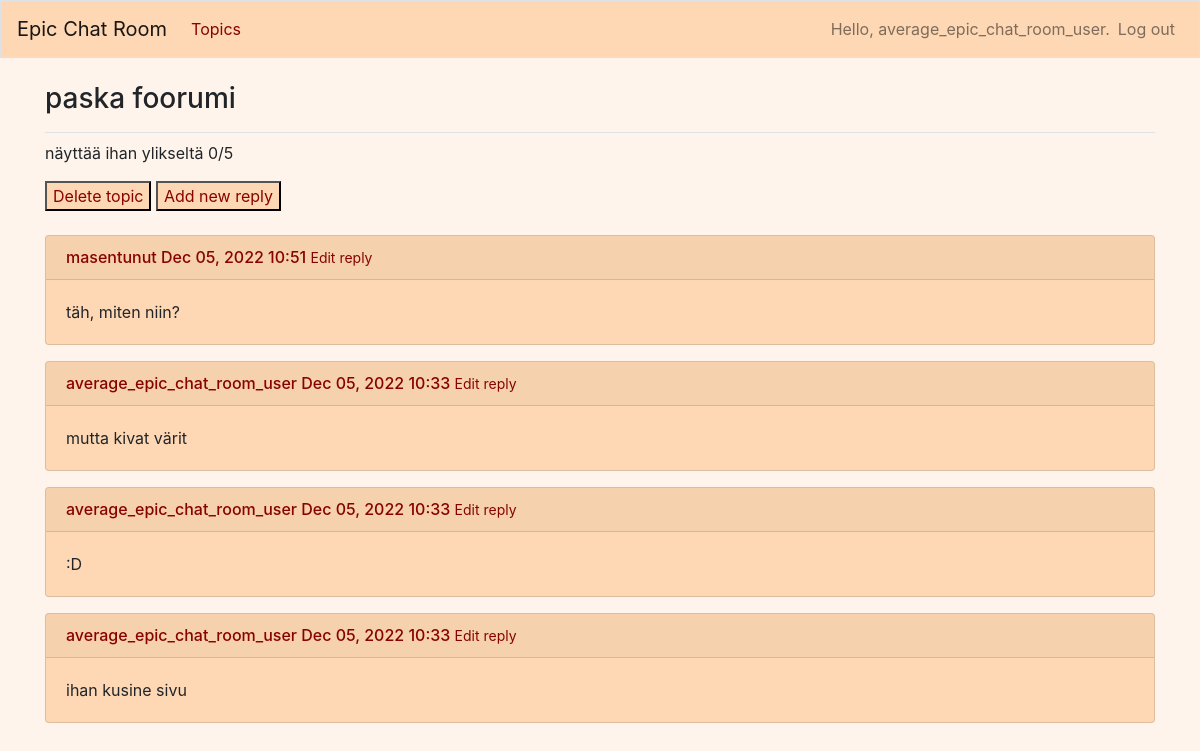
The app's page /topics/6/ (signed in) with its own data.
### epic_chat_room/models.py (models this page shows)
class Topic(models.Model):
    title = models.CharField(max_length=200)
    text = models.TextField()
    date_added = models.DateTimeField(auto_now_add=True)
    date_modified = models.DateTimeField(auto_now=True)
    owner = models.ForeignKey(User, on_delete=models.CASCADE)
    def __str__(self):
        return f"{self.title}"

class Reply(models.Model):
    topic = models.ForeignKey(Topic, on_delete=models.CASCADE)
    text = models.TextField()
    date_added = models.DateTimeField(auto_now_add=True)
    owner = models.ForeignKey(User, on_delete=models.CASCADE)
    class Meta:
        verbose_name_plural = 'replies'
    def __str__(self):
        return f"{self.text}"

### epic_chat_room/views.py (the view)
# urls.py: path('topics/<int:topic_id>/', views.topic, name='topic'),
def topic(request, topic_id):
    topic = Topic.objects.get(id=topic_id)
    replies = topic.reply_set.order_by('-date_added')
    context = {'topic': topic, 'replies': replies}
    return render(request, 'epic_chat_room/topic.html', context)

### epic_chat_room/templates/epic_chat_room/topic.html
{% extends "epic_chat_room/base.html" %}
{% block page_header %}
  <h3>{{ topic }}</h3>
{% endblock page_header %}
{% block content %}
  <p>
    {{topic.text}}
  </p>
  <button style="background-color:#FED8B4; -webkit-text-fill-color: #880202">
    <a href="{% url 'epic_chat_room:delete_topic' topic.id %}">Delete topic</a>
  </button>
  <button style="background-color:#FED8B4; -webkit-text-fill-color: #880202">
    <a href="{% url 'epic_chat_room:new_reply' topic.id %}">Add new reply</a>
  </button>
  <br>
  <br>
{% for reply in replies %}
  <div class="card mb-3" style="background-color:#FED8B4">
    <h4 class="card-header" style="font-size: medium; -webkit-text-fill-color: #880202"">
      {{  reply.owner }}
      {{  reply.date_added|date:'M d, Y H:i' }}
      <small><a href="{% url 'epic_chat_room:edit_reply' reply.id %}">
          Edit reply</a></small>
    </h4>
    <div class="card-body">
        {{ reply }}
      </div>
    </div>
  {% empty %}
    <li>No replies have been added yet.</li>
  {% endfor %}
{% endblock content %}

### epic_chat_room/templates/epic_chat_room/base.html (shortened to what this page needs)
{% load bootstrap4 %}
<!doctype html>
<html lang="en">
<head>
  {% bootstrap_css %}
</head>
<body style="background-color: #fff4eb">
  <nav class="navbar navbar-expand-md navbar-light mb-4 border" style="background-color:#FED8B4">
    <a class="navbar-brand" href="{% url 'epic_chat_room:index'%}">
       Epic Chat Room</a>
    <div class="collapse navbar-collapse" id="navbarCollapse">
      <ul class="navbar-nav mr-auto">
        <li class="nav-item">
          <a class="nav-link" href="{% url 'epic_chat_room:topics'%}" style="-webkit-text-fill-color: #880202">
              Topics</a></li>
      </ul>
      <ul class="navbar-nav ml-auto">
        {% if user.is_authenticated %}
          <li class="nav-item">
            <span class="navbar-text"}>Hello, {{ user.username }}.</span>
          </li>
          <li class="nav-item">
            <a class="nav-link" href="{% url 'users:logout' %}">Log out</a>
          </li>
        {% else %}
          <li class="nav-item">
            <a class="nav-link" href="{% url 'users:register' %}">Register</a>
          </li>
          <li class="nav-item">
            <a class="nav-link" href="{% url 'users:login' %}">Log in</a></li>
        {% endif %}
      </ul>
    </div>
  </nav>
<main role="main" class="container">
    <div class="pb-2 mb-2 border-bottom">
      {% block page_header %}{% endblock page_header %}
    </div>
    <div>
      {% block content %}{% endblock content %}
    </div>
  </main>
</body>
</html>

### records on screen
Topic: title "paska foorumi", text "näyttää ihan ylikseltä 0/5"
Reply: owner "masentunut", date_added "Dec 05, 2022 10:51", text "täh, miten niin?"
Reply: owner "average_epic_chat_room_user", date_added "Dec 05, 2022 10:33", text "mutta kivat värit"
Reply: owner "average_epic_chat_room_user", date_added "Dec 05, 2022 10:33", text ":D"
Reply: owner "average_epic_chat_room_user", date_added "Dec 05, 2022 10:33", text "ihan kusine sivu"

### other values on screen
{{ user.username }} "average_epic_chat_room_user"
